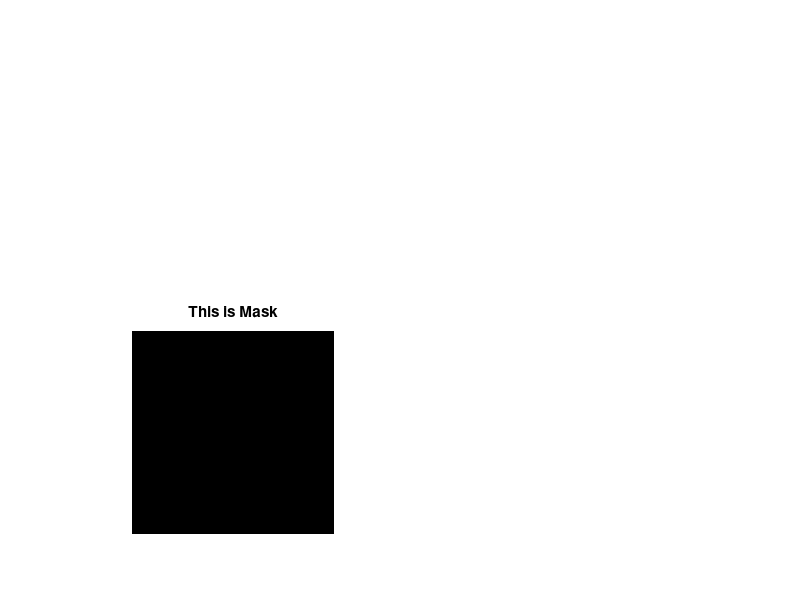

MATLAB code for this plot: (Note: this script raises an error after producing the figure.)
clc
clear all
close all
% 
% a=input('Enter the Choice')
disp('This is a MASK of Median Filter')
    q1=input('Enter the size of Mask ')
g1=[1 1 1;1 1 1;1 1 1]
subplot(2,2,3)
imshow(g1,[])
title('This is Mask')
a1=imread('cameraman.tif');
subplot(2,2,1)
a11=double(a1);
imshow(a1)
title('Original image')
[r,c] = size(a11);
a2= imnoise(a1,'salt & pepper',0.02);
subplot(2,2,2)
imshow(a2)
title('Input Image with Salt and Pepper Noise')
NIm=zeros(r,c);
t=(q1-1)/2;
xc=t+1;

q2=((q1+1)/2)-1
for i=xc:r-1
    for j=xc:c-1
        temp=0;
    for k=-t:t
        for l=-t:t
        temp(i,j)=(a2(k+i,l+j).*g1(k+xc,l+xc));
      temp2(k+2,l+2)=(temp(i,j));
       temp3=temp2(:);
       temp4=sort(temp3');
       temp5=temp4(ceil(end/2));
       NIm(i+q2-1,j+q2-1)=temp5;
       
        end      
    end
    end
end
subplot(2,2,4)
imshow(NIm,[])
title('Output Image')